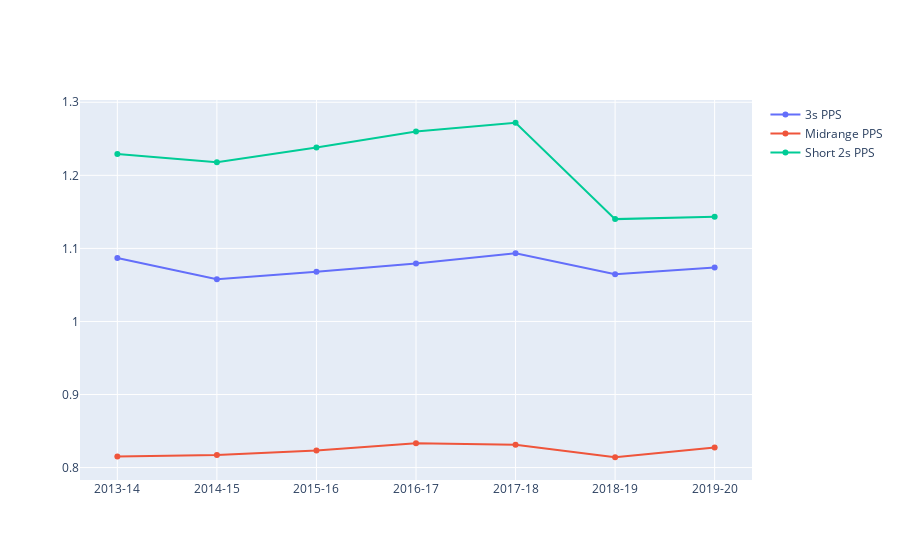

This figure's notebook cell:
### Code cell
fig = go.Figure()
fig.add_trace(go.Scatter(x=season, y=three_pps, name='3s PPS'))
fig.add_trace(go.Scatter(x=season, y=mid_pps, name='Midrange PPS'))
fig.add_trace(go.Scatter(x=season, y=short_pps, name='Short 2s PPS'))
fig.show()

### Figure 1 — Plotly figure (JSON) as saved in the notebook; plotly's stock layout.template omitted (floating-point values rounded to 4 significant figures)
{"data": [{"name": "3s PPS", "type": "scatter", "x": ["2013-14", "2014-15", "2015-16", "2016-17", "2017-18", "2018-19", "2019-20"], "y": [1.087, 1.058, 1.068, 1.079, 1.093, 1.065, 1.074]}, {"name": "Midrange PPS", "type": "scatter", "x": ["2013-14", "2014-15", "2015-16", "2016-17", "2017-18", "2018-19", "2019-20"], "y": [0.8153, 0.8172, 0.8234, 0.8332, 0.8312, 0.8141, 0.8275]}, {"name": "Short 2s PPS", "type": "scatter", "x": ["2013-14", "2014-15", "2015-16", "2016-17", "2017-18", "2018-19", "2019-20"], "y": [1.229, 1.218, 1.238, 1.26, 1.272, 1.14, 1.143]}], "layout": {}}
